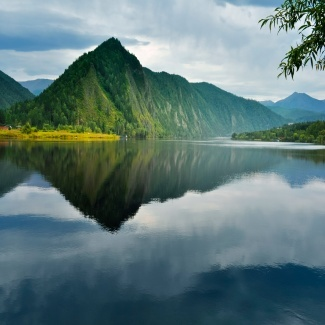
#> input picture EdgeDetection/data/11.jpg, 325 x 325 px, found by its file name; its folder holds only this picture in this run
$ python CornerDetection.py   (older library calls are emulated)
#> lines starting #> are read from the running program, lines starting #| are printed output that depends on the picture; after the words box and inside, x2 and y2 are one past the last pixel; in counts of white or black regions, pixels touching at a corner belong together
import cv2
import matplotlib.pyplot as plt
import os
import numpy as np

class CornerCannyEdge:

    def makeImageFolder(self):
        path = os.getcwd()
        path = path + '\\data'
        print('her er path: ', path)
        pathDir = os.listdir(path)
        print('her er directory: ', pathDir)
        images = []

        for image in range(0, len(pathDir)):
            # [4 lines of commented-out code are left out]

            temp = cv2.imread(str(path) + '\\' + str(pathDir[image]), cv2.IMREAD_COLOR)
#> temp is the input picture: shape (325, 325, 3); mean B, G, R 122.5, 122.4, 96.8
            images.append(temp)

        return images


    def makeImagesGrayscale(self, imageDir):
        grayImages = []
        for image in imageDir:
            grayImage = self.rescale_image(image, 512, 512)
            grayImage = cv2.cvtColor(grayImage, cv2.COLOR_BGR2GRAY)
            grayImages.append(grayImage)

        return grayImages


    def doGausBlur(self, imageDir):
        gausImages = []
        for image in imageDir:
            gausImg = cv2.GaussianBlur(src=image, ksize=(5, 5), sigmaX=0, sigmaY=0)
            gausImages.append(gausImg)

        return gausImages


    def cannyEdge(self, imageDir):
        cannyBitch = []
        for index in range(0, len(imageDir)):
            ree = self.rescale_image(imageDir[index], 512, 512)
            canny1B = cv2.Canny(ree, threshold1=100, threshold2=200)
            # (r, g, b) = cv2.split(canny1B)
            cannyBitch.append(canny1B)

        return cannyBitch


    # [26 lines left out: functions doSobelHori, doSobelVert, not called in this run]


    def cc_analysis(self, imageDir):
        ccImages = []
        for index in range(0, len(imageDir)):
            labelNums, labels = cv2.connectedComponents(imageDir[index], connectivity=8)
            labelHue = np.uint8(179 * labels / np.max(labels))
            print("labelNums: ", labelNums)
            print("labels: ", labels)
            blankCH = 255 * np.ones_like(labelHue)
            labeledIMG = cv2.merge([labelHue, blankCH, blankCH])

            # Converting cvt to BGR
            labeledIMG = cv2.cvtColor(labeledIMG, cv2.COLOR_HSV2BGR)

            # set bg label to black
            labeledIMG[labelHue == 0] = 0
            ccImages.append(labeledIMG)

        return ccImages


    def rescale_image(self, image, res_x, res_y):
        rescale_dimensions = (res_y, res_x)
        rescaled_image = cv2.resize(image, rescale_dimensions, interpolation=cv2.INTER_AREA)
        rescaled_image = cv2.cvtColor(rescaled_image, cv2.COLOR_BGR2RGB)
        return rescaled_image


    def getAllCorners(self, imageDir):
        for index in range(0, len(imageDir)):
            corners = cv2.goodFeaturesToTrack(imageDir[index], 500, 0.03, 10)
            corners = np.int0(corners)
            canny = cv2.Canny(imageDir[index], threshold1=50, threshold2=250)
            for i in corners:
                x, y = i.ravel()
                cv2.circle(imageDir[index], (x, y), 3, 255, -1)
                cv2.circle(canny, (x, y), 3, 255, -1)
            cv2.imshow("image", imageDir[index])
            cv2.waitKey(0)
            cv2.imshow("canny", canny)
            cv2.waitKey(0)


    def cornerDetection(self, imageDir):
        blurIMG = self.doGausBlur(imageDir)
        preProcIMG = self.makeImagesGrayscale(blurIMG)
        imageDir = preProcIMG
        cornerImages = []
        cornerCount = 0
        cornerCountArray = []
        for index in range(0, len(imageDir)):
            cornerCount = 0
            IMG = imageDir[index]
            corners = cv2.goodFeaturesToTrack(IMG, 500, 0.03, 10)
            corners = np.int0(corners)
            canny = cv2.Canny(IMG, threshold1=50, threshold2=250)
            for i in corners:
                x, y = i.ravel()

                tempX = int(i[0][0])
                tempY = int(i[0][1])
                print(f"pixel value at index({int(tempX)}, {int(tempY)}): ", canny[tempX][tempY])
                print("ffff", len(canny))
                for j in range(0, 4):
                    if x + j < len(canny) and y + j < len(canny) and x - j > 0 and y - j > 0:
                        if canny[x, y] > 0 or canny[x + j, y] > 0 or canny[x, y + j] > 0 or canny[x + j, y + j] > 0 or \
                                canny[
                                    x - j, y] > 0 or canny[x, y - j] > 0 or canny[x - j, y - j] > 0:
                            print(f"pixel value at corner index({int(x)}, {int(y)}): {canny[int(tempX), int(tempX)]} ")
                            cv2.circle(canny, (x, y), 3, 255, -1)
                            cornerCount += 1
            cornerCountArray.append(cornerCount)

            cornerImages.append(canny)
            print("corners: ", len(corners))
            print("cornerCorners: ", cornerCountArray[index])

        return cornerImages, cornerCountArray

        # i, j = (canny > 200).nonzero()
        # vals = image[x, y]


if __name__ == "__main__":
    cornerDetect = CornerCannyEdge()

    imageData = cornerDetect.makeImageFolder()
#> imageData = 1 item
    blurImg = cornerDetect.doGausBlur(imageData)
#> the loop in doGausBlur, `for image in imageDir:` made 1 pass
#> pass 1, in doGausBlur, `gausImg = cv2.GaussianBlur(src=image, ksize=(5, 5), sigmaX=0, sigmaY=0)`:
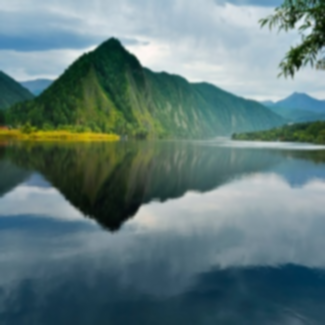
#> gausImg: shape (325, 325, 3); mean B, G, R 122.5, 122.4, 96.8
#> blurImg = 1 item
    preProcessImg = cornerDetect.makeImagesGrayscale(blurImg)
#> the loop in makeImagesGrayscale, `for image in imageDir:` made 1 pass
#> rescale_dimensions in rescale_image on pass 1: (512, 512)
#> pass 1, in makeImagesGrayscale, `grayImage = cv2.cvtColor(grayImage, cv2.COLOR_BGR2GRAY)`:
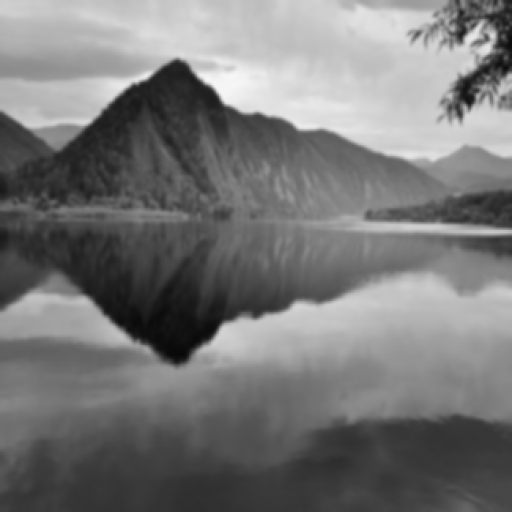
#> grayImage: shape (512, 512); min 8, max 247, mean 119.4
#> preProcessImg = 1 item

    # mangler steps --> canny --> find BLOBs --> lave sobel på original billede og skær alt pånær BLOBs væk --> vertical og horizontal edges located

    # vertImg = doSobelVert(preProcessImg)
    # horiImg = doSobelHori(preProcessImg)
    canny = cornerDetect.cannyEdge(preProcessImg)
#> the loop in cannyEdge, `for index in range(0, len(imageDir)):` made 1 pass
#> pass 1, in cannyEdge, `canny1B = cv2.Canny(ree, threshold1=100, threshold2=200)`:
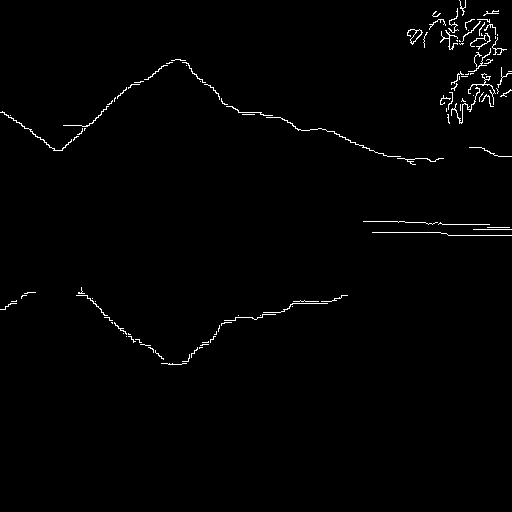
#> canny1B: shape (512, 512); 1.1% white in thin lines or dots, all inside (x1, y1, x2, y2) = (0, 0, 512, 365)
#> canny = 1 item
    ccCanny = cornerDetect.cc_analysis(canny)
#> the loop in cc_analysis, `for index in range(0, len(imageDir)):` made 1 pass
#> labelNums on pass 1: 113
#> (printed output is left out)
#> pass 1, in cc_analysis, `labelNums, labels = cv2.connectedComponents(imageDir[index], connectiv..`:
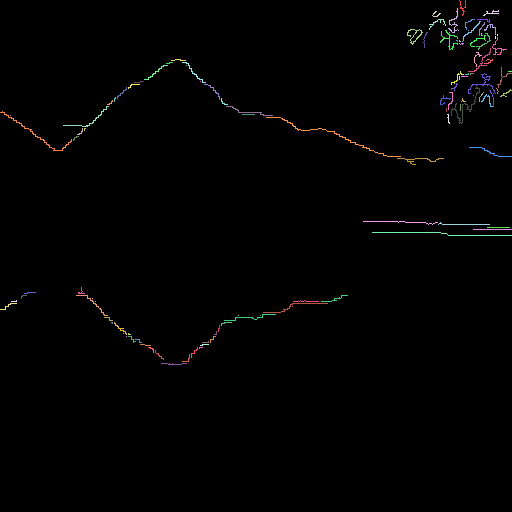
#> labels: shape (512, 512) int32; 113 distinct labels, from 0 to 112; one colour per label, 0 black
#> after the loop in cc_analysis, `for index in range(0, len(imageDir)):`:
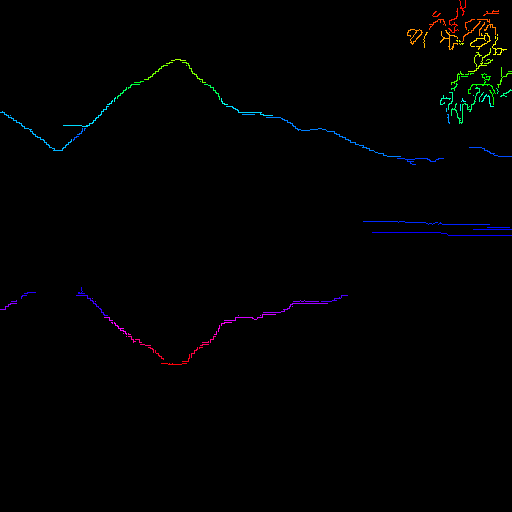
#> labeledIMG: shape (512, 512, 3); mean B, G, R 1.5, 1.4, 1.1
#> ccCanny = 1 item

    cornerIMG = cornerDetect.cornerDetection(imageData)
#> the loop in doGausBlur (call 2), `for image in imageDir:` made 1 pass
#> the loop in makeImagesGrayscale (call 2), `for image in imageDir:` made 1 pass
#> the loop in cornerDetection, `for index in range(0, len(imageDir)):` made 1 pass
#> (printed output is left out)
#> pass 1, in cornerDetection, `canny = cv2.Canny(IMG, threshold1=50, threshold2=250)`:
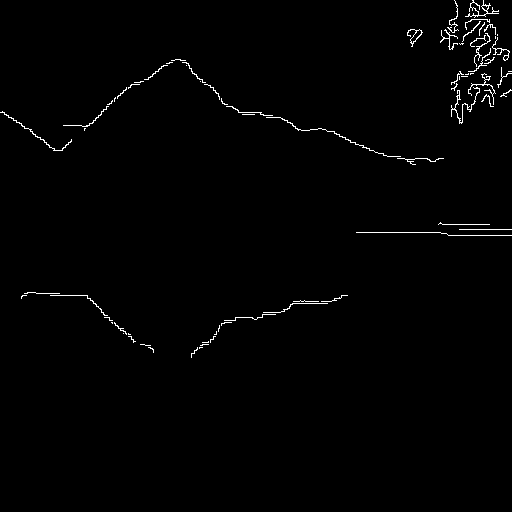
#> canny: shape (512, 512); 0.99% white in thin lines or dots, all inside (x1, y1, x2, y2) = (0, 0, 512, 358)
#> after the loop in cornerDetection, `for index in range(0, len(imageDir)):`: cornerCountArray = [17]; cornerImages = 1 item
    cornerDetect.getAllCorners(preProcessImg)
#> the loop in getAllCorners, `for index in range(0, len(imageDir)):` made 1 pass
#> pass 1, in getAllCorners, `cv2.imshow("canny", canny)`:
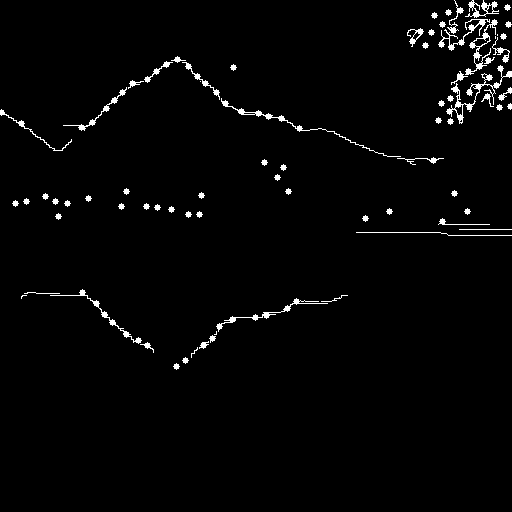
#> window 'canny': shape (512, 512); 2% white; 75 white regions (6 under 20 px), largest, box (x1, y1, x2, y2) and area: (446, 65, 512, 124) 538, (221, 98, 401, 157) 381, (465, 19, 498, 75) 322
    for image in canny:
        cv2.imshow("canny", image)
        cv2.waitKey(0)
#> this loop made 1 pass

    # [6 lines of commented-out code are left out]
    for image in ccCanny:
        cv2.imshow("cannycc", image)
        cv2.waitKey(0)

    for image in preProcessImg:
        cv2.imshow("canggnycc", image)
        cv2.waitKey(0)

    for image in cornerIMG[0]:
        cv2.imshow("cannffycc", image)
        cv2.waitKey(0)

$ run again, on EdgeDetection/data/udoverskolen.jpeg
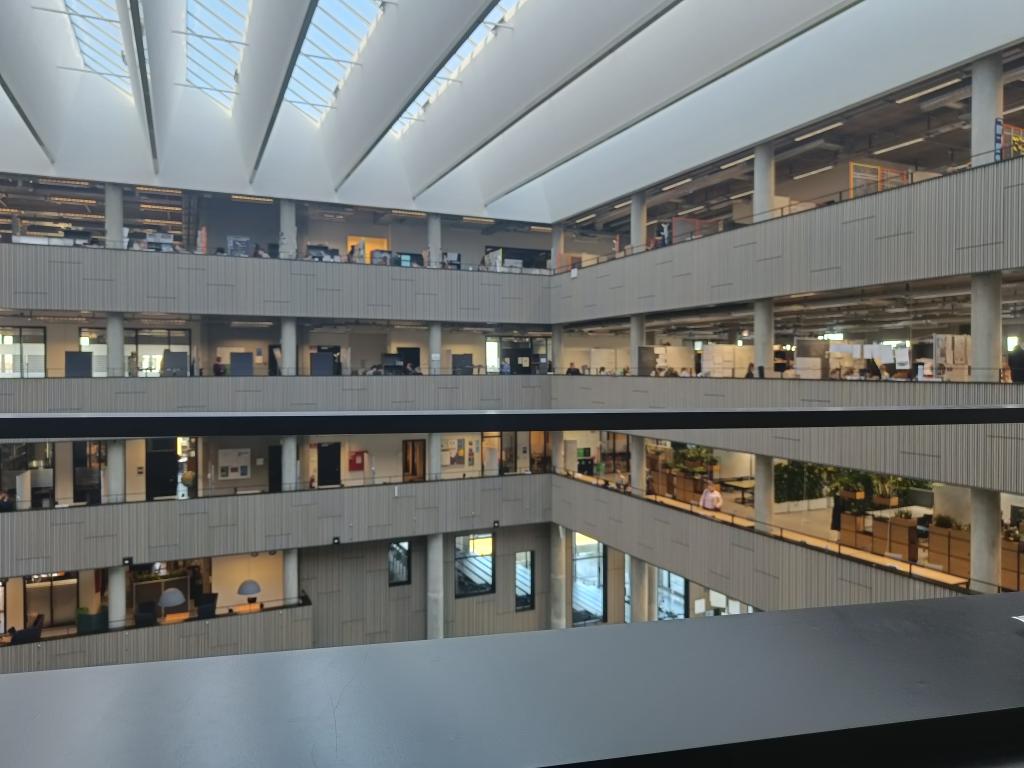
#> input picture EdgeDetection/data/udoverskolen.jpeg, 4096 x 3072 px, found by its file name (shown at 1/4 size)
#> in makeImageFolder, temp is the input picture: shape (3072, 4096, 3); mean B, G, R 117.9, 118.7, 115.7
#> imageData = 1 item
#> the loop in doGausBlur, `for image in imageDir:` made 1 pass
#> the loop in makeImagesGrayscale, `for image in imageDir:` made 1 pass
#> rescale_dimensions in rescale_image on pass 1: (512, 512)
#> the loop in cannyEdge, `for index in range(0, len(imageDir)):` made 1 pass
#> the loop in cc_analysis, `for index in range(0, len(imageDir)):` made 1 pass
#> labelNums on pass 1: 358
#> (printed output is left out)
#> the loop in doGausBlur (call 2), `for image in imageDir:` made 1 pass
#> the loop in makeImagesGrayscale (call 2), `for image in imageDir:` made 1 pass
#> the loop in cornerDetection, `for index in range(0, len(imageDir)):` made 1 pass
#> (printed output is left out)
#> after the loop in cornerDetection, `for index in range(0, len(imageDir)):`:
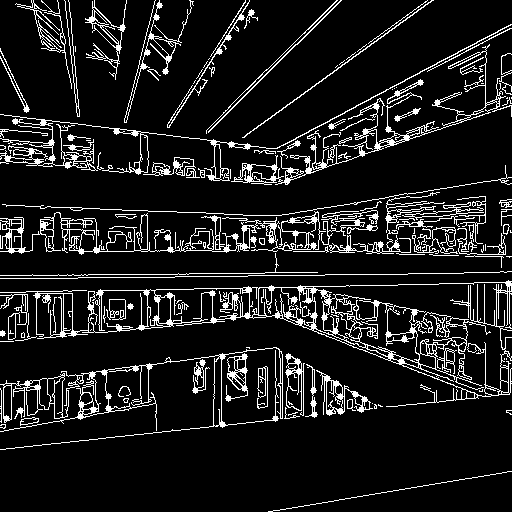
#> canny: shape (512, 512); 11.1% white in thin lines or dots
#> after the loop in cornerDetection, `for index in range(0, len(imageDir)):`: cornerCountArray = [419]; cornerImages = 1 item
#> the loop in getAllCorners, `for index in range(0, len(imageDir)):` made 1 pass
#> pass 1, in getAllCorners, `cv2.imshow("canny", canny)`:
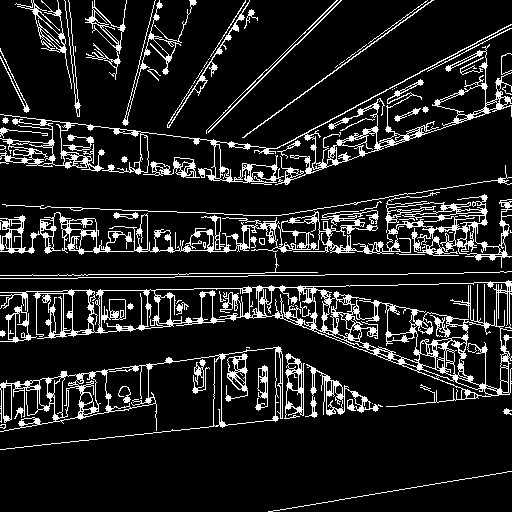
#> window 'canny': shape (512, 512); 12.7% white in thin lines or dots
#> the loop `for image in canny:` made 1 pass
#> the loop `for image in ccCanny:` made 1 pass
#> the loop `for image in preProcessImg:` made 1 pass
#> the loop `for image in cornerIMG[0]:` made 1 pass

$ run again, on EdgeDetection/data/thoms.jpeg
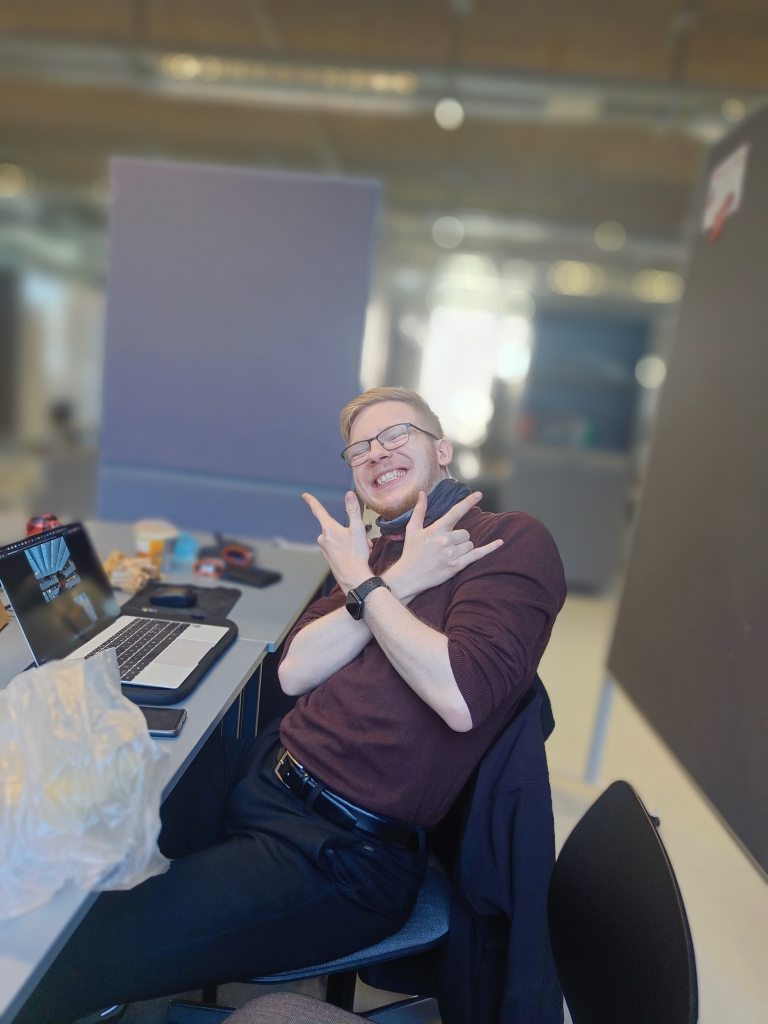
#> input picture EdgeDetection/data/thoms.jpeg, 3072 x 4096 px, found by its file name (shown at 1/4 size)
#> in makeImageFolder, temp is the input picture: shape (4096, 3072, 3); mean B, G, R 102.7, 101.4, 102.6
#> imageData = 1 item
#> the loop in doGausBlur, `for image in imageDir:` made 1 pass
#> the loop in makeImagesGrayscale, `for image in imageDir:` made 1 pass
#> rescale_dimensions in rescale_image on pass 1: (512, 512)
#> the loop in cannyEdge, `for index in range(0, len(imageDir)):` made 1 pass
#> the loop in cc_analysis, `for index in range(0, len(imageDir)):` made 1 pass
#> labelNums on pass 1: 113
#> (printed output is left out)
#> the loop in doGausBlur (call 2), `for image in imageDir:` made 1 pass
#> the loop in makeImagesGrayscale (call 2), `for image in imageDir:` made 1 pass
#> the loop in cornerDetection, `for index in range(0, len(imageDir)):` made 1 pass
#> (printed output is left out)
#> after the loop in cornerDetection, `for index in range(0, len(imageDir)):`:
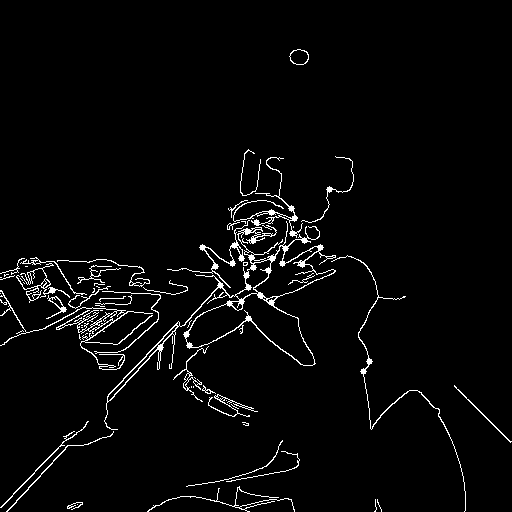
#> canny: shape (512, 512); 3.2% white in thin lines or dots
#> after the loop in cornerDetection, `for index in range(0, len(imageDir)):`: cornerCountArray = [90]; cornerImages = 1 item
#> the loop in getAllCorners, `for index in range(0, len(imageDir)):` made 1 pass
#> pass 1, in getAllCorners, `cv2.imshow("canny", canny)`:
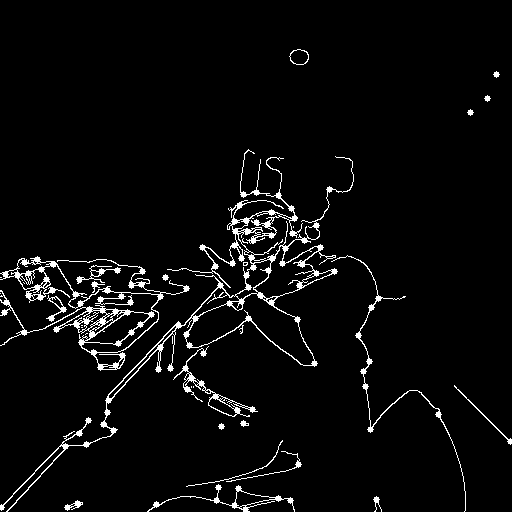
#> window 'canny': shape (512, 512); 4% white in thin lines or dots
#> the loop `for image in canny:` made 1 pass
#> the loop `for image in ccCanny:` made 1 pass
#> the loop `for image in preProcessImg:` made 1 pass
#> the loop `for image in cornerIMG[0]:` made 1 pass

$ run again, on EdgeDetection/data/trombro.jpeg
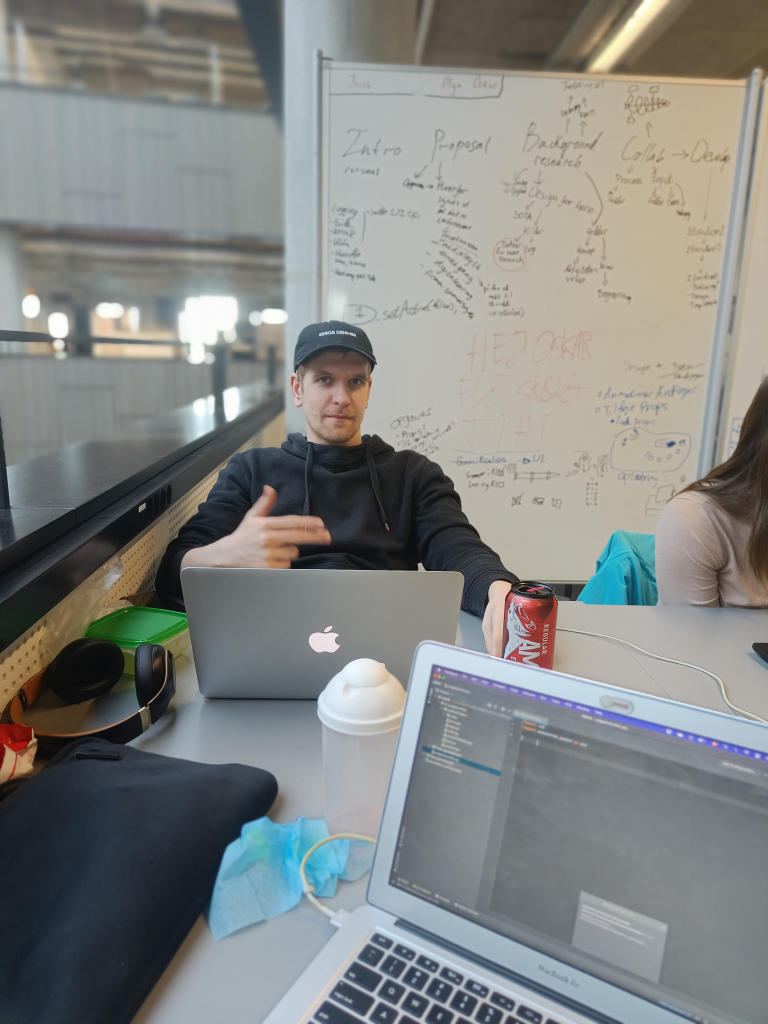
#> input picture EdgeDetection/data/trombro.jpeg, 3072 x 4096 px, found by its file name (shown at 1/4 size)
#> in makeImageFolder, temp is the input picture: shape (4096, 3072, 3); mean B, G, R 131.3, 133.6, 131.2
#> imageData = 1 item
#> the loop in doGausBlur, `for image in imageDir:` made 1 pass
#> the loop in makeImagesGrayscale, `for image in imageDir:` made 1 pass
#> rescale_dimensions in rescale_image on pass 1: (512, 512)
#> the loop in cannyEdge, `for index in range(0, len(imageDir)):` made 1 pass
#> the loop in cc_analysis, `for index in range(0, len(imageDir)):` made 1 pass
#> labelNums on pass 1: 283
#> (printed output is left out)
#> the loop in doGausBlur (call 2), `for image in imageDir:` made 1 pass
#> the loop in makeImagesGrayscale (call 2), `for image in imageDir:` made 1 pass
#> the loop in cornerDetection, `for index in range(0, len(imageDir)):` made 1 pass
#> (printed output is left out)
#> after the loop in cornerDetection, `for index in range(0, len(imageDir)):`: cornerCountArray = [229]; cornerImages = 1 item
#> the loop in getAllCorners, `for index in range(0, len(imageDir)):` made 1 pass
#> pass 1, in getAllCorners, `cv2.imshow("canny", canny)`:
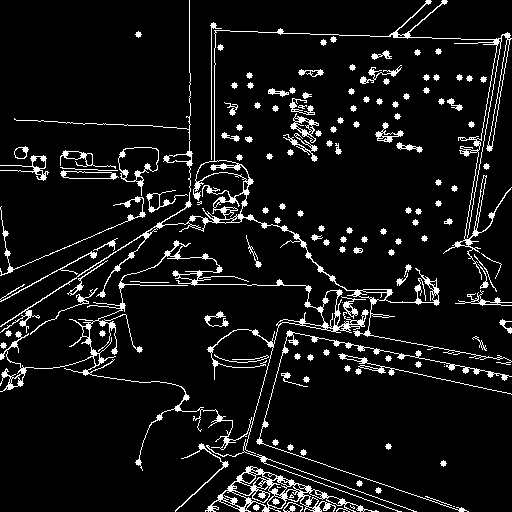
#> window 'canny': shape (512, 512); 7.9% white in thin lines or dots
#> the loop `for image in canny:` made 1 pass
#> the loop `for image in ccCanny:` made 1 pass
#> the loop `for image in preProcessImg:` made 1 pass
#> the loop `for image in cornerIMG[0]:` made 1 pass
